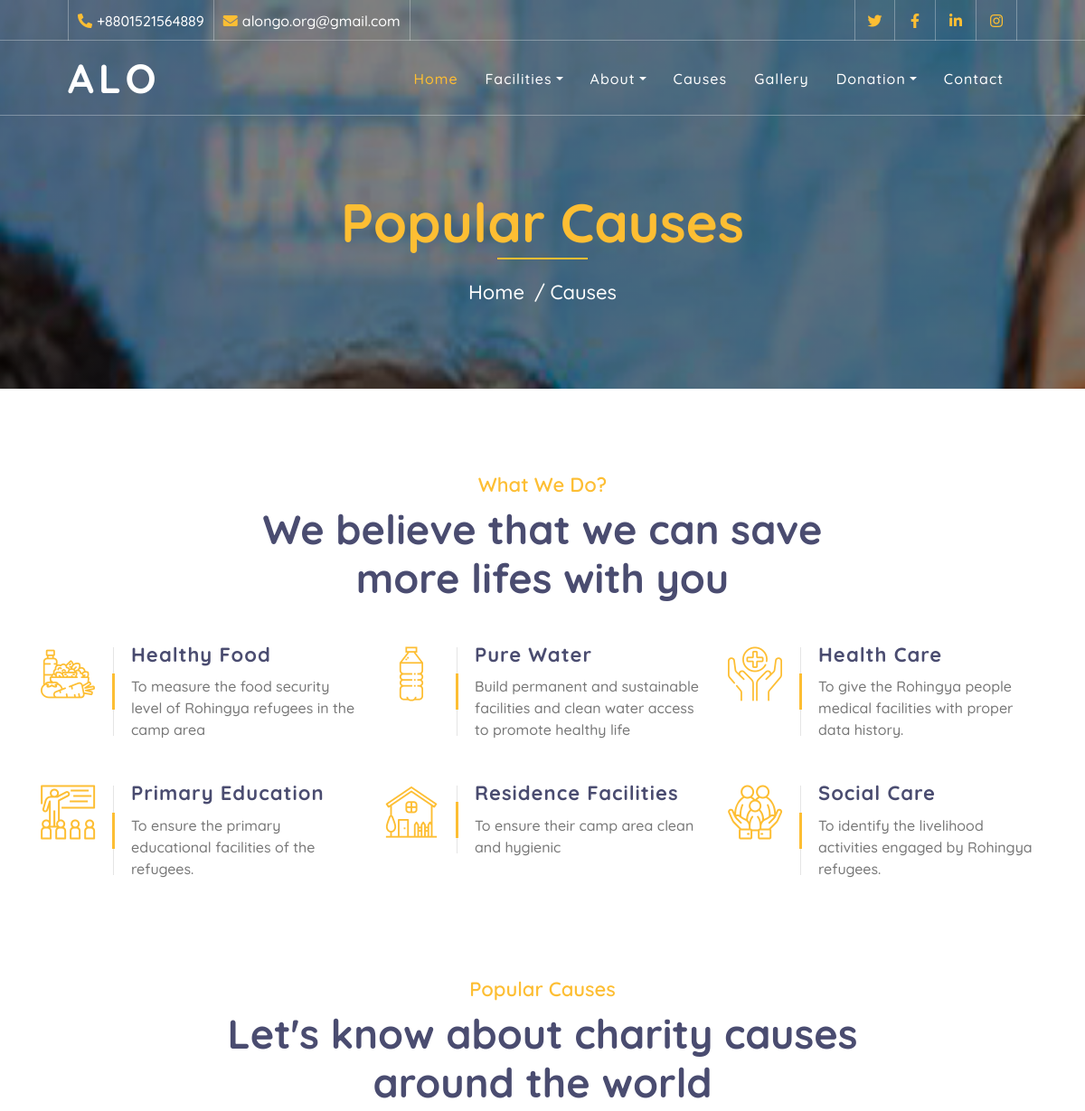
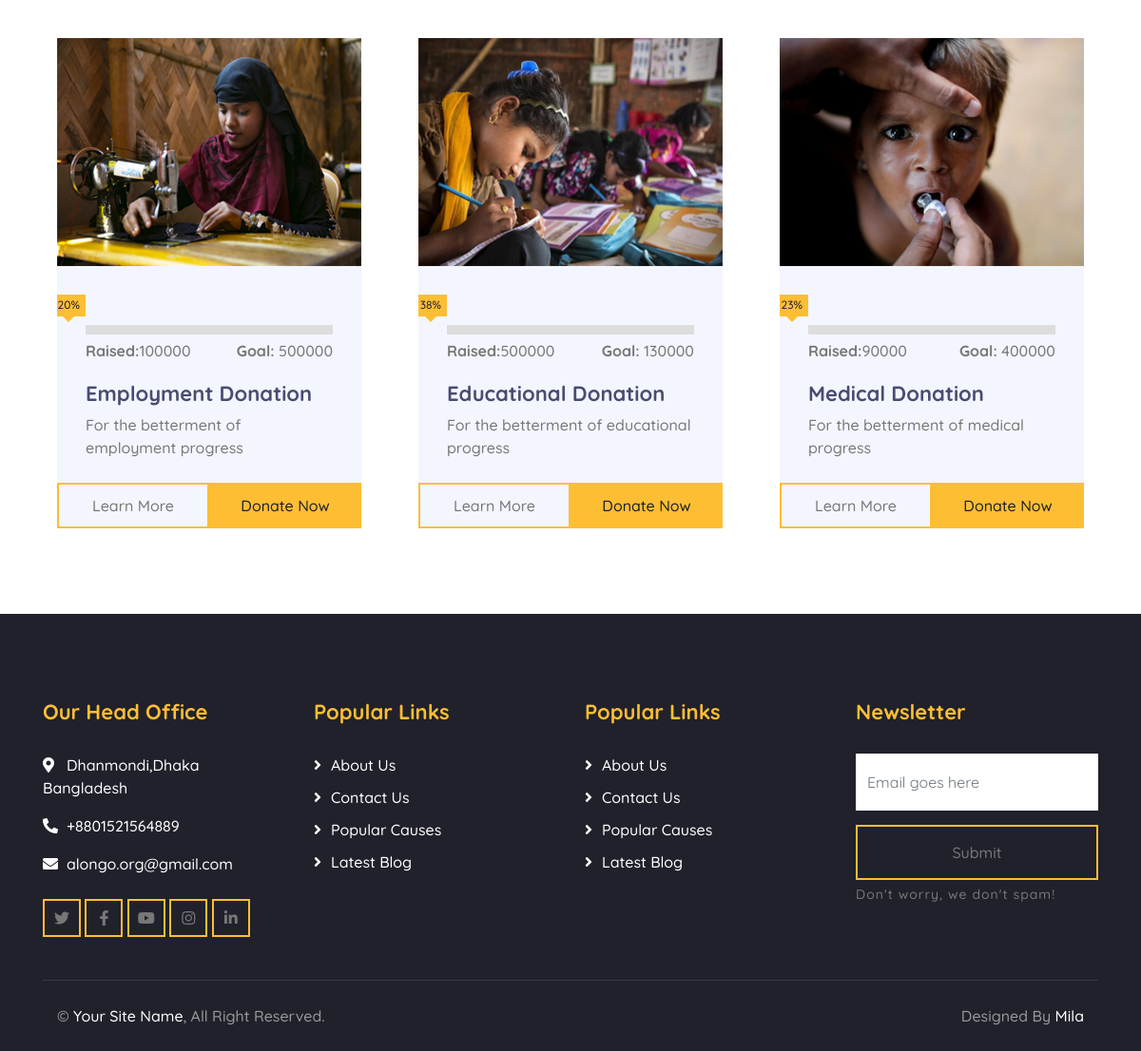
/causes.php, run on the app's committed database (2 pictures, top to bottom).
### tables this page shows
CREATE TABLE `cause` (
  `id` int(10) NOT NULL,
  `food` text NOT NULL,
  `water` text NOT NULL,
  `health` text NOT NULL,
  `edu` text NOT NULL,
  `residence` text NOT NULL,
  `social` text NOT NULL
);

CREATE TABLE `raise` (
  `id` int(11) NOT NULL,
  `raise1` varchar(70) NOT NULL,
  `goal1` varchar(80) NOT NULL,
  `r1_title` varchar(100) NOT NULL,
  `r1_desc` text NOT NULL,
  `img` text NOT NULL,
  `annual` text NOT NULL
);

### causes.php (the view, shortened to what this page needs)
<!DOCTYPE html>
<html lang="en">
    <head>
        <link href="https://stackpath.bootstrapcdn.com/bootstrap/4.4.1/css/bootstrap.min.css" rel="stylesheet">
        <link href="https://cdnjs.cloudflare.com/ajax/libs/font-awesome/5.10.0/css/all.min.css" rel="stylesheet">
        <link href="lib/flaticon/font/flaticon.css" rel="stylesheet">
        <link href="lib/animate/animate.min.css" rel="stylesheet">
        <link href="lib/owlcarousel/assets/owl.carousel.min.css" rel="stylesheet">
        <link href="css/style.css" rel="stylesheet">
    </head>
    <body>
        <div class="top-bar d-none d-md-block">
            <div class="container-fluid">
                <div class="row">
                    <div class="col-md-8">
                        <div class="top-bar-left">
                            <div class="text">
                                <i class="fa fa-phone-alt"></i>
                                <p>+8801521564889</p>
                            </div>
                            <div class="text">
                                <i class="fa fa-envelope"></i>
                                <p>alongo.org@gmail.com</p>
                            </div>
                        </div>
                    </div>
                    <div class="col-md-4">
                        <div class="top-bar-right">
                            <div class="social">
                                <a href="https://twitter.com"><i class="fab fa-twitter"></i></a>
                                <a href="https://facebook.com"><i class="fab fa-facebook-f"></i></a>
                                <a href="https://linkedin.com"><i class="fab fa-linkedin-in"></i></a>
                                <a href="https://instagram.com"><i class="fab fa-instagram"></i></a>
                            </div>
                        </div>
                    </div>
                </div>
            </div>
        </div>
        <div class="navbar navbar-expand-lg bg-dark navbar-dark">
            <div class="container-fluid">
                <a href="index.php" class="navbar-brand">ALO</a>
                <div class="collapse navbar-collapse justify-content-between" id="navbarCollapse">
                    <div class="navbar-nav ml-auto">
                        <a href="index.php" class="nav-item nav-link active">Home</a>
                        <div class="nav-item dropdown">
                            <a href="#" class="nav-link dropdown-toggle" data-toggle="dropdown">Facilities</a>
                        </div>
                        <div class="nav-item dropdown">
                            <a href="#" class="nav-link dropdown-toggle" data-toggle="dropdown">About</a>
                        </div>
                        <a href="causes.php" class="nav-item nav-link">Causes</a>
                        <a href="blog.php" class="nav-item nav-link">Gallery</a>
                        <div class="nav-item dropdown">
                            <a href="#" class="nav-link dropdown-toggle" data-toggle="dropdown">Donation</a>
                        </div>
                        <a href="contact.php" class="nav-item nav-link">Contact</a>
                    </div>
                </div>
            </div>
        </div>
        <div class="page-header">
            <div class="container">
                <div class="row">
                    <div class="col-12">
                        <h2>Popular Causes</h2>
                    </div>
                    <div class="col-12">
                        <a href="">Home</a>
                        <a href="">Causes</a>
                    </div>
                </div>
            </div>
        </div>
        <div class="service">
            <div class="container">
                <div class="section-header text-center">
                    <p>What We Do?</p>
                    <h2>We believe that we can save more lifes with you</h2>
                </div>
                <div class="row">
                <?php
                             $db=new mysqli("localhost","root","","alo");
                             $query = "select * from cause";
                             $run=mysqli_query($db, $query);
                             $check=mysqli_num_rows($run)> 0;
                             if($check){
                                while($row=mysqli_fetch_assoc($run)){
                            ?>
                    <div class="col-lg-4 col-md-6">
                        <div class="service-item">
                            <div class="service-icon">
                                <i class="flaticon-diet"></i>
                            </div>
                            <div class="service-text">
                                <h3>Healthy Food</h3>
                                <p><?php echo $row['food'];?></p>
                            </div>
                        </div>
                    </div>
                    <div class="col-lg-4 col-md-6">
                        <div class="service-item">
                            <div class="service-icon">
                                <i class="flaticon-water"></i>
                            </div>
                            <div class="service-text">
                                <h3>Pure Water</h3>
                                <p><?php echo $row['water'];?></p>
                            </div>
                        </div>
                    </div>
                    <div class="col-lg-4 col-md-6">
                        <div class="service-item">
                            <div class="service-icon">
                                <i class="flaticon-healthcare"></i>
                            </div>
                            <div class="service-text">
                                <h3>Health Care</h3>
                                <p><?php echo $row['health'];?></p>
                            </div>
                        </div>
                    </div>
                    <div class="col-lg-4 col-md-6">
                        <div class="service-item">
                            <div class="service-icon">
                                <i class="flaticon-education"></i>
                            </div>
                            <div class="service-text">
                                <h3>Primary Education</h3>
                                <p><?php echo $row['edu'];?></p>
                            </div>
                        </div>
                    </div>
                    <div class="col-lg-4 col-md-6">
                        <div class="service-item">
                            <div class="service-icon">
                                <i class="flaticon-home"></i>
                            </div>
                            <div class="service-text">
                                <h3>Residence Facilities</h3>
                                <p><?php echo $row['residence'];?></p>
                            </div>
                        </div>
                    </div>
                    <div class="col-lg-4 col-md-6">
                        <div class="service-item">
                            <div class="service-icon">
                                <i class="flaticon-social-care"></i>
                            </div>
                            <div class="service-text">
                                <h3>Social Care</h3>
                                <p><?php echo $row['social'];?></p>
                            </div>
                        </div>
                    </div>
                    <?php
                                }
                            }
                            else{
                                echo "no faculty found";
                            }?>
                </div>
            </div>
        </div>
        <div class="causes">
            <div class="container">
                <div class="section-header text-center">
                    <p>Popular Causes</p>
                    <h2>Let's know about charity causes around the world</h2>
                </div>
    <div class="row">
    <?php
                             $db=new mysqli("localhost","root","","alo");
                             $query = "select * from raise";
                             $run=mysqli_query($db, $query);
                             $check=mysqli_num_rows($run)> 0;
                             if($check){
                                while($row=mysqli_fetch_assoc($run)){
                            ?>
               <div class="col-lg-4 col-md-5">
                    <div class="causes-item">
                        <div class="causes-img">
                            <img src="admin/c_img/<?php echo $row ['img'];?>" alt="Image" >
                        </div>
                        <div class="causes-progress">
                            <div class="progress">
                                <div class="progress-bar" role="progressbar" aria-valuenow="50" aria-valuemin="0" aria-valuemax="100">
                                    <span><?php echo $row['annual'];?></span>
                                </div>
                            </div>
                            <div class="progress-text">
                                <p><strong>Raised:</strong><?php echo $row['raise1'];?></p>
                                <p><strong>Goal:</strong> <?php echo $row['goal1'];?></p>
                            </div>
                        </div>
                        <div class="causes-text">
                            <h3><?php echo $row['r1_title'];?></h3>
                            <p><?php echo $row['r1_desc'];?></p>
                        </div>
                        <div class="causes-btn">
                            <a class="btn btn-custom" href="blog.php">Learn More</a>
                            <a class="btn btn-custom" href="donate.php">Donate Now</a>
                        </div>
                    </div>
                        </div>
                        <?php
                                }
                            }
?>
                             </div>
             </div>
            </div>
        <div class="footer">
            <div class="container">
                <div class="row">
                    <div class="col-lg-3 col-md-6">
                        <div class="footer-contact">
                            <h2>Our Head Office</h2>
                            <p><i class="fa fa-map-marker-alt"></i>Dhanmondi,Dhaka Bangladesh</p>
                            <p><i class="fa fa-phone-alt"></i>+8801521564889</p>
                            <p><i class="fa fa-envelope"></i>alongo.org@gmail.com</p>
                            <div class="footer-social">
                                <a class="btn btn-custom" href="twitter.com"><i class="fab fa-twitter"></i></a>
                                <a class="btn btn-custom" href="facebook.com"><i class="fab fa-facebook-f"></i></a>
                                <a class="btn btn-custom" href="youtube.com"><i class="fab fa-youtube"></i></a>
                                <a class="btn btn-custom" href="instagram.com"><i class="fab fa-instagram"></i></a>
                                <a class="btn btn-custom" href="linkedin.com"><i class="fab fa-linkedin-in"></i></a>
                            </div>
                        </div>
                    </div>
                    <div class="col-lg-3 col-md-6">
                        <div class="footer-link">
                            <h2>Popular Links</h2>
                            <a href="about.php">About Us</a>
                            <a href="contact.php">Contact Us</a>
                            <a href="causes.php">Popular Causes</a>
                            <a href="blog.php">Latest Blog</a>
                        </div>
                    </div>
                    <div class="col-lg-3 col-md-6">
                        <div class="footer-link">
                            <h2>Popular Links</h2>
                            <a href="about.php">About Us</a>
                            <a href="contact.php">Contact Us</a>
                            <a href="causes.php">Popular Causes</a>
                            <a href="blog.php">Latest Blog</a>
                        </div>
                        </div>
                    <div class="col-lg-3 col-md-6">
                        <div class="footer-newsletter">
                            <h2>Newsletter</h2>
                            <form action="contact.php" method="post">
                                <input class="form-control" placeholder="Email goes here" name="n_mail">
                                <button class="btn btn-custom" name="submit">Submit</button>
                                <label>Don't worry, we don't spam!</label>
                            </form>
                        </div>
                    </div>
                </div>
            </div>
            <div class="container copyright">
                <div class="row">
                    <div class="col-md-6">
                        <p>&copy; <a href="#">Your Site Name</a>, All Right Reserved.</p>
                    </div>
                    <div class="col-md-6">
                        <p>Designed By <a href="https://facebook.com/nusrat.shameema">Mila</a></p>
                    </div>
                </div>
            </div>
        </div>
    </body>
</html>

### data on the page
cause: food "To measure the food security level of Rohingya refugees in the camp area", water "Build permanent and sustainable facilities and clean water access to promote healthy life", health "To give the Rohingya people medical facilities with proper data history.", edu "To ensure the primary educational facilities of the refugees.", residence "To ensure their camp area clean and hygienic", social "To identify the livelihood activities engaged by Rohingya refugees."
raise: img (picture), annual "20%", raise1 "100000", goal1 "500000", r1_title "Employment Donation", r1_desc "For the betterment of employment progress"
raise: img (picture), annual "38%", raise1 "500000", goal1 "130000", r1_title "Educational Donation", r1_desc "For the betterment of educational progress"
raise: img (picture), annual "23%", raise1 "90000", goal1 "400000", r1_title "Medical Donation", r1_desc "For the betterment of medical progress"
